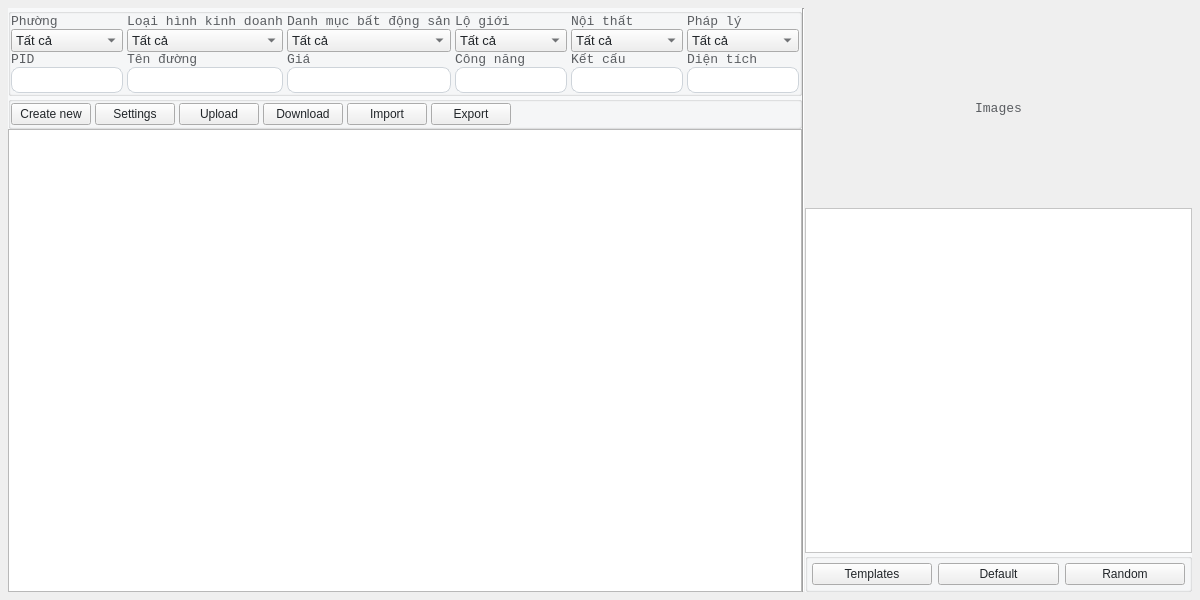
<?xml version="1.0" encoding="UTF-8"?>
<ui version="4.0">
 <class>PageRE</class>
 <widget class="QWidget" name="PageRE">
  <property name="geometry">
   <rect>
    <x>0</x>
    <y>0</y>
    <width>1200</width>
    <height>600</height>
   </rect>
  </property>
  <property name="font">
   <font>
    <family>Courier New</family>
   </font>
  </property>
  <property name="windowTitle">
   <string>Form</string>
  </property>
  <property name="styleSheet">
   <string notr="true">#REProduct{
  font-family: &quot;Courier New&quot;;
  background-color: #FFFFFF;
}
QGroupBox {
  font-family: &quot;Courier New&quot;;
  font-size: 13px;
  background-color: rgba(248, 249, 250, 1);
}
QLineEdit {
  padding: 4px 0;
  border: 1px solid #ced4da;
  border-radius: 8px;
  margin-left: 8px;
  padding-left: 4px;
  background-color: #FFFFFF;
  color:#212529;
}
QPlainTextEdit {
	background-color: #FFFFFF;
  color:#212529;
}
QLabel {
  font-family: &quot;Courier New&quot;;
  font-size: 13px;
  color: rgb(90, 93, 97);
}
QRadioButton {
  font-family: &quot;Courier New&quot;;
  font-size: 13px;
  color: #212529;
}
QComboBox {
  font-family: &quot;Courier New&quot;;
  font-size: 13px;
  color: #212529;
}
QPushButton {
  color: #212529;
}

</string>
  </property>
  <layout class="QHBoxLayout" name="horizontalLayout_6">
   <property name="spacing">
    <number>0</number>
   </property>
   <property name="leftMargin">
    <number>8</number>
   </property>
   <property name="topMargin">
    <number>8</number>
   </property>
   <property name="rightMargin">
    <number>8</number>
   </property>
   <property name="bottomMargin">
    <number>8</number>
   </property>
   <item>
    <layout class="QHBoxLayout" name="horizontalLayout_5">
     <item>
      <widget class="QWidget" name="contents_container_w" native="true">
       <layout class="QVBoxLayout" name="verticalLayout_28">
        <property name="spacing">
         <number>0</number>
        </property>
        <property name="leftMargin">
         <number>0</number>
        </property>
        <property name="topMargin">
         <number>0</number>
        </property>
        <property name="rightMargin">
         <number>0</number>
        </property>
        <property name="bottomMargin">
         <number>0</number>
        </property>
        <item>
         <layout class="QVBoxLayout" name="verticalLayout_27">
          <property name="spacing">
           <number>0</number>
          </property>
          <property name="bottomMargin">
           <number>0</number>
          </property>
          <item>
           <widget class="QGroupBox" name="search_container">
            <property name="maximumSize">
             <size>
              <width>16777215</width>
              <height>16777215</height>
             </size>
            </property>
            <property name="font">
             <font>
              <family>Courier New</family>
              <pointsize>-1</pointsize>
             </font>
            </property>
            <property name="autoFillBackground">
             <bool>false</bool>
            </property>
            <property name="styleSheet">
             <string notr="true"/>
            </property>
            <property name="title">
             <string/>
            </property>
            <layout class="QGridLayout" name="gridLayout_3">
             <property name="leftMargin">
              <number>0</number>
             </property>
             <property name="topMargin">
              <number>0</number>
             </property>
             <property name="rightMargin">
              <number>0</number>
             </property>
             <property name="bottomMargin">
              <number>0</number>
             </property>
             <property name="spacing">
              <number>0</number>
             </property>
             <item row="0" column="0">
              <layout class="QGridLayout" name="gridLayout">
               <property name="leftMargin">
                <number>0</number>
               </property>
               <property name="topMargin">
                <number>0</number>
               </property>
               <property name="rightMargin">
                <number>0</number>
               </property>
               <property name="bottomMargin">
                <number>0</number>
               </property>
               <property name="horizontalSpacing">
                <number>4</number>
               </property>
               <property name="verticalSpacing">
                <number>0</number>
               </property>
               <item row="1" column="4">
                <widget class="QWidget" name="function_cotnainer_w" native="true">
                 <layout class="QVBoxLayout" name="verticalLayout_9">
                  <property name="spacing">
                   <number>0</number>
                  </property>
                  <property name="leftMargin">
                   <number>0</number>
                  </property>
                  <property name="topMargin">
                   <number>0</number>
                  </property>
                  <property name="rightMargin">
                   <number>0</number>
                  </property>
                  <property name="bottomMargin">
                   <number>0</number>
                  </property>
                  <item>
                   <layout class="QVBoxLayout" name="verticalLayout_10">
                    <item>
                     <widget class="QLabel" name="function_label">
                      <property name="font">
                       <font>
                        <family>Courier New</family>
                        <pointsize>-1</pointsize>
                       </font>
                      </property>
                      <property name="styleSheet">
                       <string notr="true">margin: 0;</string>
                      </property>
                      <property name="text">
                       <string>Công năng</string>
                      </property>
                     </widget>
                    </item>
                    <item>
                     <widget class="QLineEdit" name="function_input">
                      <property name="styleSheet">
                       <string notr="true">margin: 0;
padding-left: 4px;</string>
                      </property>
                     </widget>
                    </item>
                   </layout>
                  </item>
                 </layout>
                </widget>
               </item>
               <item row="0" column="0">
                <widget class="QWidget" name="wards_container_w" native="true">
                 <layout class="QVBoxLayout" name="verticalLayout_15">
                  <property name="spacing">
                   <number>0</number>
                  </property>
                  <property name="leftMargin">
                   <number>0</number>
                  </property>
                  <property name="topMargin">
                   <number>0</number>
                  </property>
                  <property name="rightMargin">
                   <number>0</number>
                  </property>
                  <property name="bottomMargin">
                   <number>0</number>
                  </property>
                  <item>
                   <layout class="QVBoxLayout" name="verticalLayout_16">
                    <item>
                     <widget class="QLabel" name="wards_label">
                      <property name="font">
                       <font>
                        <family>Courier New</family>
                        <pointsize>-1</pointsize>
                       </font>
                      </property>
                      <property name="styleSheet">
                       <string notr="true">margin: 0;</string>
                      </property>
                      <property name="text">
                       <string>Phường</string>
                      </property>
                     </widget>
                    </item>
                    <item>
                     <widget class="QComboBox" name="wards_combobox">
                      <item>
                       <property name="text">
                        <string>Tất cả</string>
                       </property>
                      </item>
                     </widget>
                    </item>
                   </layout>
                  </item>
                 </layout>
                </widget>
               </item>
               <item row="0" column="1">
                <widget class="QWidget" name="options_container_w" native="true">
                 <property name="styleSheet">
                  <string notr="true">padding</string>
                 </property>
                 <layout class="QVBoxLayout" name="verticalLayout_13">
                  <property name="spacing">
                   <number>0</number>
                  </property>
                  <property name="leftMargin">
                   <number>0</number>
                  </property>
                  <property name="topMargin">
                   <number>0</number>
                  </property>
                  <property name="rightMargin">
                   <number>0</number>
                  </property>
                  <property name="bottomMargin">
                   <number>0</number>
                  </property>
                  <item>
                   <layout class="QVBoxLayout" name="verticalLayout_14">
                    <item>
                     <widget class="QLabel" name="options_label">
                      <property name="font">
                       <font>
                        <family>Courier New</family>
                        <pointsize>-1</pointsize>
                       </font>
                      </property>
                      <property name="styleSheet">
                       <string notr="true">margin: 0;</string>
                      </property>
                      <property name="text">
                       <string>Loại hình kinh doanh</string>
                      </property>
                     </widget>
                    </item>
                    <item>
                     <widget class="QComboBox" name="options_combobox">
                      <item>
                       <property name="text">
                        <string>Tất cả</string>
                       </property>
                      </item>
                     </widget>
                    </item>
                   </layout>
                  </item>
                 </layout>
                </widget>
               </item>
               <item row="0" column="3">
                <widget class="QWidget" name="categories_container_w" native="true">
                 <layout class="QVBoxLayout" name="verticalLayout_25">
                  <property name="spacing">
                   <number>0</number>
                  </property>
                  <property name="leftMargin">
                   <number>0</number>
                  </property>
                  <property name="topMargin">
                   <number>0</number>
                  </property>
                  <property name="rightMargin">
                   <number>0</number>
                  </property>
                  <property name="bottomMargin">
                   <number>0</number>
                  </property>
                  <item>
                   <layout class="QVBoxLayout" name="verticalLayout_26">
                    <item>
                     <widget class="QLabel" name="categories_label">
                      <property name="font">
                       <font>
                        <family>Courier New</family>
                        <pointsize>-1</pointsize>
                       </font>
                      </property>
                      <property name="styleSheet">
                       <string notr="true">margin: 0;</string>
                      </property>
                      <property name="text">
                       <string>Danh mục bất động sản</string>
                      </property>
                     </widget>
                    </item>
                    <item>
                     <widget class="QComboBox" name="categories_combobox">
                      <item>
                       <property name="text">
                        <string>Tất cả</string>
                       </property>
                      </item>
                     </widget>
                    </item>
                   </layout>
                  </item>
                 </layout>
                </widget>
               </item>
               <item row="0" column="4">
                <widget class="QWidget" name="building_line_s_container_w" native="true">
                 <layout class="QVBoxLayout" name="verticalLayout_21">
                  <property name="spacing">
                   <number>0</number>
                  </property>
                  <property name="leftMargin">
                   <number>0</number>
                  </property>
                  <property name="topMargin">
                   <number>0</number>
                  </property>
                  <property name="rightMargin">
                   <number>0</number>
                  </property>
                  <property name="bottomMargin">
                   <number>0</number>
                  </property>
                  <item>
                   <layout class="QVBoxLayout" name="verticalLayout_22">
                    <item>
                     <widget class="QLabel" name="building_line_s_label">
                      <property name="font">
                       <font>
                        <family>Courier New</family>
                        <pointsize>-1</pointsize>
                       </font>
                      </property>
                      <property name="styleSheet">
                       <string notr="true">margin: 0;</string>
                      </property>
                      <property name="text">
                       <string>Lộ giới</string>
                      </property>
                     </widget>
                    </item>
                    <item>
                     <widget class="QComboBox" name="building_line_s_combobox">
                      <item>
                       <property name="text">
                        <string>Tất cả</string>
                       </property>
                      </item>
                     </widget>
                    </item>
                   </layout>
                  </item>
                 </layout>
                </widget>
               </item>
               <item row="0" column="5">
                <widget class="QWidget" name="furniture_s_container_w" native="true">
                 <layout class="QVBoxLayout" name="verticalLayout_19">
                  <property name="spacing">
                   <number>0</number>
                  </property>
                  <property name="leftMargin">
                   <number>0</number>
                  </property>
                  <property name="topMargin">
                   <number>0</number>
                  </property>
                  <property name="rightMargin">
                   <number>0</number>
                  </property>
                  <property name="bottomMargin">
                   <number>0</number>
                  </property>
                  <item>
                   <layout class="QVBoxLayout" name="verticalLayout_20">
                    <item>
                     <widget class="QLabel" name="furniture_s_lable">
                      <property name="font">
                       <font>
                        <family>Courier New</family>
                        <pointsize>-1</pointsize>
                       </font>
                      </property>
                      <property name="styleSheet">
                       <string notr="true">margin: 0;</string>
                      </property>
                      <property name="text">
                       <string>Nội thất</string>
                      </property>
                     </widget>
                    </item>
                    <item>
                     <widget class="QComboBox" name="furniture_s_combobox">
                      <item>
                       <property name="text">
                        <string>Tất cả</string>
                       </property>
                      </item>
                     </widget>
                    </item>
                   </layout>
                  </item>
                 </layout>
                </widget>
               </item>
               <item row="0" column="6">
                <widget class="QWidget" name="legal_s_container_w" native="true">
                 <layout class="QVBoxLayout" name="verticalLayout_23">
                  <property name="spacing">
                   <number>0</number>
                  </property>
                  <property name="leftMargin">
                   <number>0</number>
                  </property>
                  <property name="topMargin">
                   <number>0</number>
                  </property>
                  <property name="rightMargin">
                   <number>0</number>
                  </property>
                  <property name="bottomMargin">
                   <number>0</number>
                  </property>
                  <item>
                   <layout class="QVBoxLayout" name="verticalLayout_24">
                    <item>
                     <widget class="QLabel" name="legal_s_label">
                      <property name="font">
                       <font>
                        <family>Courier New</family>
                        <pointsize>-1</pointsize>
                       </font>
                      </property>
                      <property name="styleSheet">
                       <string notr="true">margin: 0;</string>
                      </property>
                      <property name="text">
                       <string>Pháp lý</string>
                      </property>
                     </widget>
                    </item>
                    <item>
                     <widget class="QComboBox" name="legal_s_combobox">
                      <item>
                       <property name="text">
                        <string>Tất cả</string>
                       </property>
                      </item>
                     </widget>
                    </item>
                   </layout>
                  </item>
                 </layout>
                </widget>
               </item>
               <item row="1" column="0">
                <widget class="QWidget" name="pid_container_w" native="true">
                 <layout class="QVBoxLayout" name="verticalLayout_2">
                  <property name="spacing">
                   <number>0</number>
                  </property>
                  <property name="leftMargin">
                   <number>0</number>
                  </property>
                  <property name="topMargin">
                   <number>0</number>
                  </property>
                  <property name="rightMargin">
                   <number>0</number>
                  </property>
                  <property name="bottomMargin">
                   <number>0</number>
                  </property>
                  <item>
                   <layout class="QVBoxLayout" name="verticalLayout">
                    <item>
                     <widget class="QLabel" name="pid_label">
                      <property name="font">
                       <font>
                        <family>Courier New</family>
                        <pointsize>-1</pointsize>
                       </font>
                      </property>
                      <property name="styleSheet">
                       <string notr="true">margin: 0;</string>
                      </property>
                      <property name="text">
                       <string>PID</string>
                      </property>
                     </widget>
                    </item>
                    <item>
                     <widget class="QLineEdit" name="pid_input">
                      <property name="styleSheet">
                       <string notr="true">margin: 0;
padding-left: 4px;</string>
                      </property>
                     </widget>
                    </item>
                   </layout>
                  </item>
                 </layout>
                </widget>
               </item>
               <item row="1" column="1">
                <widget class="QWidget" name="street_container_w" native="true">
                 <layout class="QVBoxLayout" name="verticalLayout_3">
                  <property name="spacing">
                   <number>0</number>
                  </property>
                  <property name="leftMargin">
                   <number>0</number>
                  </property>
                  <property name="topMargin">
                   <number>0</number>
                  </property>
                  <property name="rightMargin">
                   <number>0</number>
                  </property>
                  <property name="bottomMargin">
                   <number>0</number>
                  </property>
                  <item>
                   <layout class="QVBoxLayout" name="verticalLayout_4">
                    <item>
                     <widget class="QLabel" name="street_label">
                      <property name="font">
                       <font>
                        <family>Courier New</family>
                        <pointsize>-1</pointsize>
                       </font>
                      </property>
                      <property name="styleSheet">
                       <string notr="true">margin: 0;</string>
                      </property>
                      <property name="text">
                       <string>Tên đường</string>
                      </property>
                     </widget>
                    </item>
                    <item>
                     <widget class="QLineEdit" name="street_input">
                      <property name="styleSheet">
                       <string notr="true">margin: 0;
padding-left: 4px;</string>
                      </property>
                     </widget>
                    </item>
                   </layout>
                  </item>
                 </layout>
                </widget>
               </item>
               <item row="1" column="6">
                <widget class="QWidget" name="area_container_w" native="true">
                 <layout class="QVBoxLayout" name="verticalLayout_5">
                  <property name="spacing">
                   <number>0</number>
                  </property>
                  <property name="leftMargin">
                   <number>0</number>
                  </property>
                  <property name="topMargin">
                   <number>0</number>
                  </property>
                  <property name="rightMargin">
                   <number>0</number>
                  </property>
                  <property name="bottomMargin">
                   <number>0</number>
                  </property>
                  <item>
                   <layout class="QVBoxLayout" name="verticalLayout_6">
                    <item>
                     <widget class="QLabel" name="area_label">
                      <property name="font">
                       <font>
                        <family>Courier New</family>
                        <pointsize>-1</pointsize>
                       </font>
                      </property>
                      <property name="styleSheet">
                       <string notr="true">margin: 0;</string>
                      </property>
                      <property name="text">
                       <string>Diện tích</string>
                      </property>
                     </widget>
                    </item>
                    <item>
                     <widget class="QLineEdit" name="area_input">
                      <property name="styleSheet">
                       <string notr="true">margin: 0;
padding-left: 4px;</string>
                      </property>
                     </widget>
                    </item>
                   </layout>
                  </item>
                 </layout>
                </widget>
               </item>
               <item row="1" column="3">
                <widget class="QWidget" name="price_container_w" native="true">
                 <layout class="QVBoxLayout" name="verticalLayout_11">
                  <property name="spacing">
                   <number>0</number>
                  </property>
                  <property name="leftMargin">
                   <number>0</number>
                  </property>
                  <property name="topMargin">
                   <number>0</number>
                  </property>
                  <property name="rightMargin">
                   <number>0</number>
                  </property>
                  <property name="bottomMargin">
                   <number>0</number>
                  </property>
                  <item>
                   <layout class="QVBoxLayout" name="verticalLayout_12">
                    <item>
                     <widget class="QLabel" name="price_label">
                      <property name="font">
                       <font>
                        <family>Courier New</family>
                        <pointsize>-1</pointsize>
                       </font>
                      </property>
                      <property name="styleSheet">
                       <string notr="true">margin: 0;</string>
                      </property>
                      <property name="text">
                       <string>Giá</string>
                      </property>
                     </widget>
                    </item>
                    <item>
                     <widget class="QLineEdit" name="price_input">
                      <property name="styleSheet">
                       <string notr="true">margin: 0;
padding-left: 4px;</string>
                      </property>
                     </widget>
                    </item>
                   </layout>
                  </item>
                 </layout>
                </widget>
               </item>
               <item row="1" column="5">
                <widget class="QWidget" name="structure_container_w" native="true">
                 <layout class="QVBoxLayout" name="verticalLayout_7">
                  <property name="spacing">
                   <number>0</number>
                  </property>
                  <property name="leftMargin">
                   <number>0</number>
                  </property>
                  <property name="topMargin">
                   <number>0</number>
                  </property>
                  <property name="rightMargin">
                   <number>0</number>
                  </property>
                  <property name="bottomMargin">
                   <number>0</number>
                  </property>
                  <item>
                   <layout class="QVBoxLayout" name="verticalLayout_8">
                    <item>
                     <widget class="QLabel" name="structure_label">
                      <property name="font">
                       <font>
                        <family>Courier New</family>
                        <pointsize>-1</pointsize>
                       </font>
                      </property>
                      <property name="styleSheet">
                       <string notr="true">margin: 0;</string>
                      </property>
                      <property name="text">
                       <string>Kết cấu</string>
                      </property>
                     </widget>
                    </item>
                    <item>
                     <widget class="QLineEdit" name="structure_input">
                      <property name="styleSheet">
                       <string notr="true">margin: 0;
padding-left: 4px;</string>
                      </property>
                     </widget>
                    </item>
                   </layout>
                  </item>
                 </layout>
                </widget>
               </item>
              </layout>
             </item>
            </layout>
           </widget>
          </item>
          <item>
           <widget class="QGroupBox" name="actions_container_w">
            <property name="styleSheet">
             <string notr="true"/>
            </property>
            <property name="title">
             <string/>
            </property>
            <layout class="QHBoxLayout" name="horizontalLayout_2" stretch="0">
             <property name="spacing">
              <number>4</number>
             </property>
             <property name="leftMargin">
              <number>0</number>
             </property>
             <property name="topMargin">
              <number>0</number>
             </property>
             <property name="rightMargin">
              <number>0</number>
             </property>
             <property name="bottomMargin">
              <number>0</number>
             </property>
             <item>
              <layout class="QHBoxLayout" name="horizontalLayout">
               <item>
                <widget class="QPushButton" name="action_create_btn">
                 <property name="text">
                  <string>Create new</string>
                 </property>
                </widget>
               </item>
               <item>
                <widget class="QPushButton" name="action_settings_btn">
                 <property name="text">
                  <string>Settings</string>
                 </property>
                </widget>
               </item>
               <item>
                <widget class="QPushButton" name="action_upload_btn">
                 <property name="text">
                  <string>Upload</string>
                 </property>
                </widget>
               </item>
               <item>
                <widget class="QPushButton" name="action_download_btn">
                 <property name="text">
                  <string>Download</string>
                 </property>
                </widget>
               </item>
               <item>
                <widget class="QPushButton" name="action_import_btn">
                 <property name="text">
                  <string>Import</string>
                 </property>
                </widget>
               </item>
               <item>
                <widget class="QPushButton" name="action_export_btn">
                 <property name="text">
                  <string>Export</string>
                 </property>
                </widget>
               </item>
               <item>
                <spacer name="space">
                 <property name="orientation">
                  <enum>Qt::Orientation::Horizontal</enum>
                 </property>
                 <property name="sizeHint" stdset="0">
                  <size>
                   <width>40</width>
                   <height>20</height>
                  </size>
                 </property>
                </spacer>
               </item>
              </layout>
             </item>
            </layout>
           </widget>
          </item>
          <item>
           <widget class="QTableView" name="products_table"/>
          </item>
         </layout>
        </item>
       </layout>
      </widget>
     </item>
     <item>
      <widget class="Line" name="line">
       <property name="styleSheet">
        <string notr="true">margin:0;</string>
       </property>
       <property name="orientation">
        <enum>Qt::Orientation::Vertical</enum>
       </property>
      </widget>
     </item>
     <item>
      <widget class="QWidget" name="details_container_w" native="true">
       <layout class="QVBoxLayout" name="verticalLayout_18">
        <property name="spacing">
         <number>0</number>
        </property>
        <property name="leftMargin">
         <number>0</number>
        </property>
        <property name="topMargin">
         <number>0</number>
        </property>
        <property name="rightMargin">
         <number>0</number>
        </property>
        <property name="bottomMargin">
         <number>0</number>
        </property>
        <item>
         <layout class="QVBoxLayout" name="verticalLayout_17">
          <item>
           <widget class="QLabel" name="image_label">
            <property name="minimumSize">
             <size>
              <width>0</width>
              <height>200</height>
             </size>
            </property>
            <property name="maximumSize">
             <size>
              <width>16777215</width>
              <height>16777215</height>
             </size>
            </property>
            <property name="text">
             <string>Images</string>
            </property>
            <property name="alignment">
             <set>Qt::AlignmentFlag::AlignCenter</set>
            </property>
           </widget>
          </item>
          <item>
           <widget class="QPlainTextEdit" name="detail_text"/>
          </item>
          <item>
           <widget class="QGroupBox" name="detail_action_container_w">
            <property name="title">
             <string/>
            </property>
            <layout class="QHBoxLayout" name="horizontalLayout_4">
             <property name="leftMargin">
              <number>4</number>
             </property>
             <property name="topMargin">
              <number>4</number>
             </property>
             <property name="rightMargin">
              <number>4</number>
             </property>
             <property name="bottomMargin">
              <number>4</number>
             </property>
             <item>
              <layout class="QHBoxLayout" name="horizontalLayout_3">
               <item>
                <widget class="QPushButton" name="action_templates_btn">
                 <property name="text">
                  <string>Templates</string>
                 </property>
                </widget>
               </item>
               <item>
                <widget class="QPushButton" name="action_default_btn">
                 <property name="text">
                  <string>Default</string>
                 </property>
                </widget>
               </item>
               <item>
                <widget class="QPushButton" name="action_random_btn">
                 <property name="text">
                  <string>Random</string>
                 </property>
                </widget>
               </item>
              </layout>
             </item>
            </layout>
           </widget>
          </item>
         </layout>
        </item>
       </layout>
      </widget>
     </item>
    </layout>
   </item>
  </layout>
 </widget>
 <resources/>
 <connections/>
</ui>
